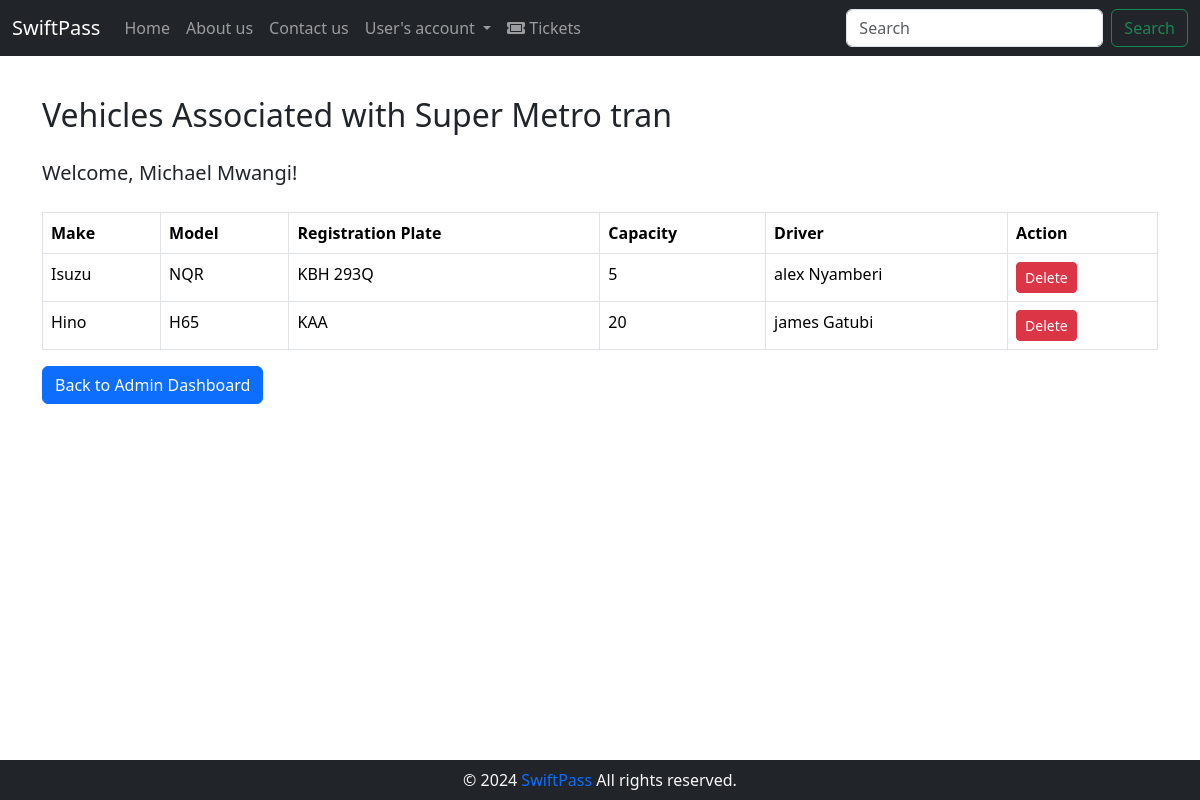
/sacco/view_vehicles.php (signed in), run on the app's committed database.
### tables this page shows
CREATE TABLE `user` (
                        `id` int(11) NOT NULL,
                        `first_name` varchar(255) NOT NULL,
                        `last_name` varchar(255) NOT NULL,
                        `email` varchar(120) NOT NULL,
                        `password` varchar(60) NOT NULL,
                        `role` varchar(20) NOT NULL,
                        `date_created` datetime DEFAULT current_timestamp(),
                        `token` varchar(100) DEFAULT NULL,
                        `is_verified` tinyint(1) DEFAULT 0,
                        `driver_license` varchar(20) DEFAULT NULL,
                        `sacco_role` varchar(20) DEFAULT NULL,
                        `sacco_id` int(11) DEFAULT NULL
);

CREATE TABLE `sacco` (
                         `id` int(11) NOT NULL,
                         `name` varchar(255) NOT NULL
);

CREATE TABLE `vehicle` (
                           `id` int(11) NOT NULL,
                           `make` varchar(50) NOT NULL,
                           `model` varchar(50) NOT NULL,
                           `registration_plate` varchar(20) NOT NULL,
                           `capacity` int(11) NOT NULL,
                           `sacco_id` int(11) NOT NULL,
                           `driver_id` int(11) DEFAULT NULL
);

### sacco/view_vehicles.php (the view, shortened to what this page needs)
<?php
include '../auth/database.php';
$adminId = $_SESSION["user"]["id"];
$adminQuery = "SELECT u.*, s.name AS sacco_name
                FROM User u
                LEFT JOIN Sacco s ON u.sacco_id = s.id
                WHERE u.id = '$adminId'";
$adminResult = mysqli_query($conn, $adminQuery);
$adminInfo = mysqli_fetch_assoc($adminResult);
$vehiclesQuery = "SELECT v.*, u.first_name AS driver_first_name, u.last_name AS driver_last_name
                  FROM Vehicle v
                  LEFT JOIN User u ON v.driver_id = u.id
                  WHERE v.sacco_id = '{$adminInfo['sacco_id']}'";
$vehiclesResult = mysqli_query($conn, $vehiclesQuery);
?>
<div class="container mt-4">
    <h2 class="mb-4">Vehicles Associated with <?php echo $adminInfo['sacco_name']; ?></h2>
    <p class="lead">Welcome, <?php echo $adminInfo['first_name'] . ' ' . $adminInfo['last_name']; ?>!</p>
    <?php if (mysqli_num_rows($vehiclesResult) > 0) : ?>
        <table class="table table-bordered mt-4">
            <thead class="bg-dark text-white">
            <tr>
                <th>Make</th>
                <th>Model</th>
                <th>Registration Plate</th>
                <th>Capacity</th>
                <th>Driver</th>
                <th>Action</th>
            </tr>
            </thead>
            <tbody>
            <?php while ($vehicle = mysqli_fetch_assoc($vehiclesResult)) : ?>
                <tr>
                    <td><?php echo $vehicle['make']; ?></td>
                    <td><?php echo $vehicle['model']; ?></td>
                    <td><?php echo $vehicle['registration_plate']; ?></td>
                    <td><?php echo $vehicle['capacity']; ?></td>
                    <td><?php echo $vehicle['driver_first_name'] . ' ' . $vehicle['driver_last_name']; ?></td>
                    <td>
                        <form method="post" action="<?php echo htmlspecialchars($_SERVER["PHP_SELF"]); ?>">
                            <button type="submit" class="btn btn-danger btn-sm" onclick="return confirm('Are you sure you want to delete this vehicle?')">Delete</button>
                        </form>
                    </td>
                </tr>
            <?php endwhile; ?>
            </tbody>
        </table>
    <?php else : ?>
        <p class="mt-4">No vehicles associated with <?php echo $adminInfo['sacco_name']; ?>.</p>
    <?php endif; ?>
    <div class="mt-3">
        <a href="sacco_admin_dashboard.php" class="btn btn-primary mr-2">Back to Admin Dashboard</a>
    </div>
</div>
<?php
include('../layout.php');
?>

### data on the page
user: sacco.name "Super Metro tran", first_name "Michael", last_name "Mwangi"
vehicle: make "Isuzu", model "NQR", registration_plate "KBH 293Q", capacity "5", driver.first_name "alex", driver.last_name "Nyamberi"
vehicle: make "Hino", model "H65", registration_plate "KAA", capacity "20", driver.first_name "james", driver.last_name "Gatubi"

### other printed values
$pageTitle "Home"
$pageTitle "About us"
$pageTitle "Contact us"
$pageTitle "User's account"
$pageTitle "Tickets"
